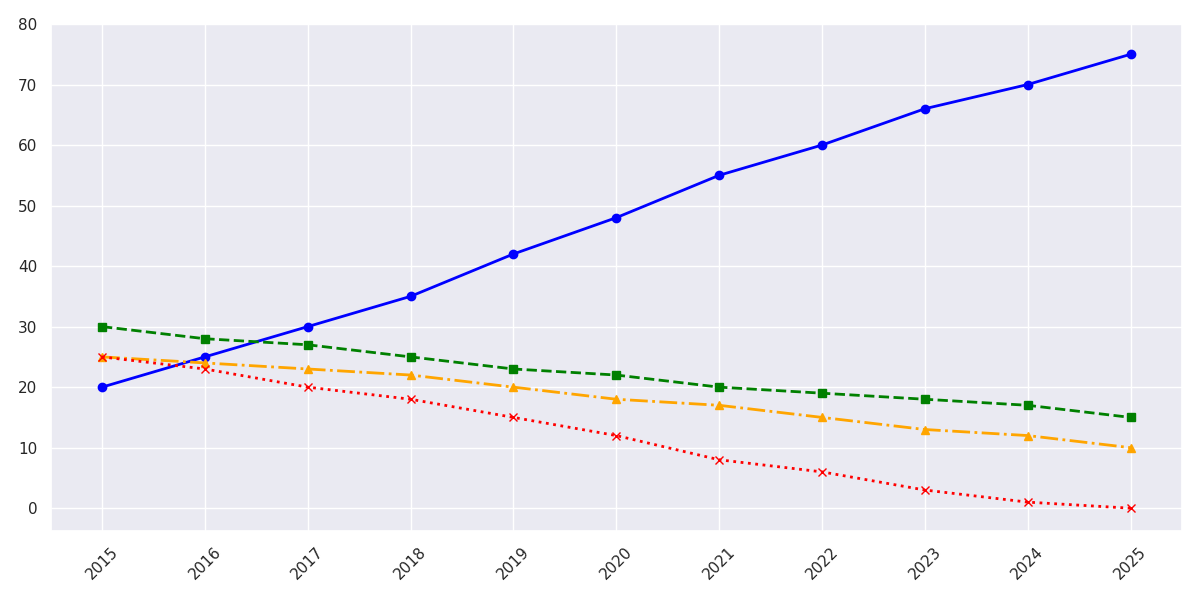

This chart was generated by the following Python code:
import matplotlib.pyplot as plt
import numpy as np

years = np.array(list(range(2015, 2026)))
python_popularity = [20, 25, 30, 35, 42, 48, 55, 60, 66, 70, 75]
javascript_popularity = [30, 28, 27, 25, 23, 22, 20, 19, 18, 17, 15]
java_popularity = [25, 24, 23, 22, 20, 18, 17, 15, 13, 12, 10]
cpp_popularity = [25, 23, 20, 18, 15, 12, 8, 6, 3, 1, 0]

plt.figure(figsize=(12, 6))
plt.plot(years, python_popularity, marker='o', linestyle='-', color='blue', linewidth=2)
plt.plot(years, javascript_popularity, marker='s', linestyle='--', color='green', linewidth=2)
plt.plot(years, java_popularity, marker='^', linestyle='-.', color='orange', linewidth=2)
plt.plot(years, cpp_popularity, marker='x', linestyle=':', color='red', linewidth=2)

plt.xticks(years, rotation=45)
plt.yticks(range(0, 81, 10))

plt.tight_layout()
plt.show()
